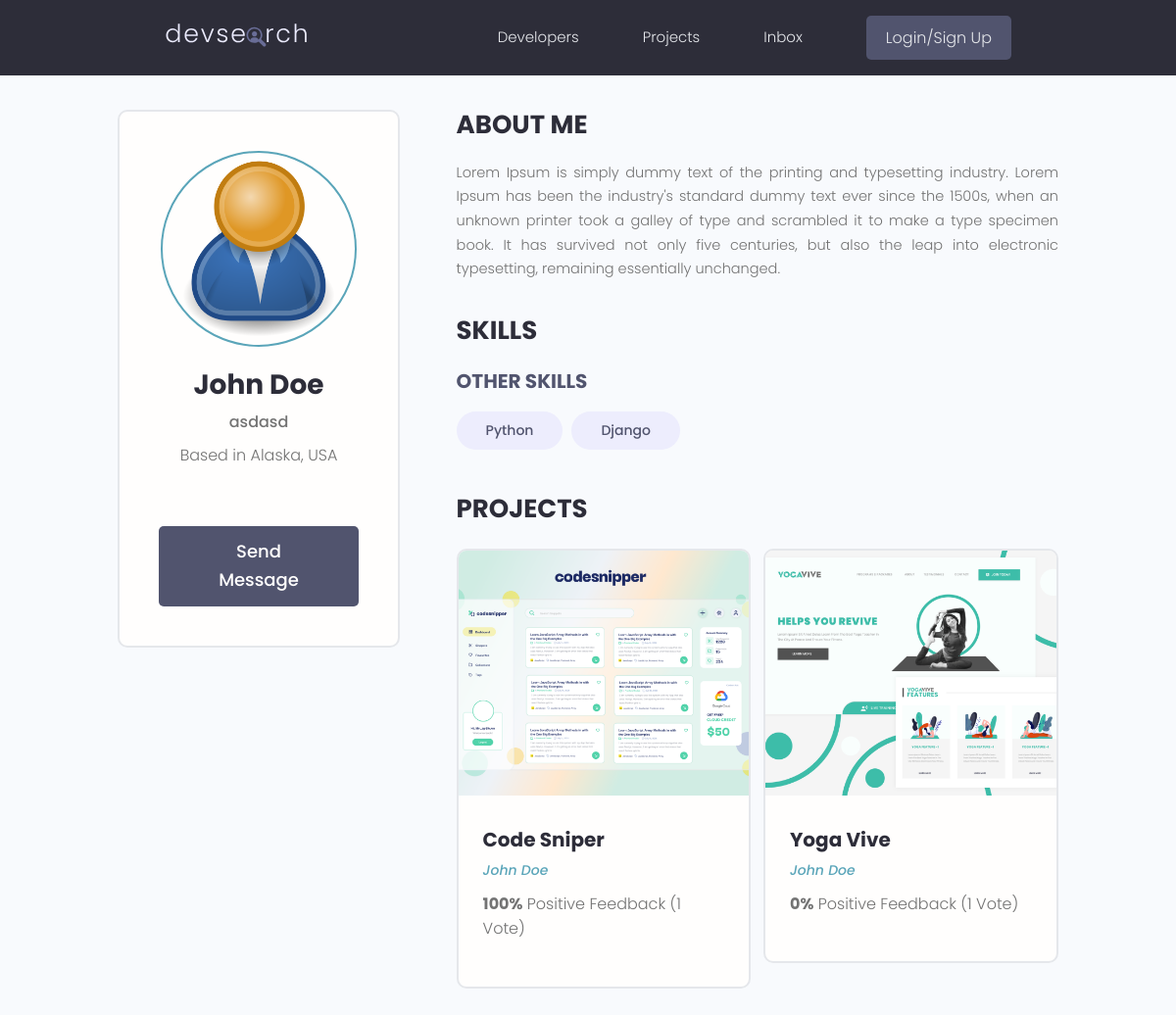
The page /profile/f7c4d49f-15c4-4228-b20b-6c295e734c3e/ on the database its author committed.
### usersApp/models.py (models this page shows, shortened)
class Profile(models.Model):
    user = models.OneToOneField(User, on_delete=models.CASCADE, null=True, blank=True)
    name = models.CharField(max_length=200, blank=True, null=True)
    email = models.EmailField(max_length=500, blank=True, null=True)
    username = models.CharField(max_length=200, blank=True, null=True)
    location = models.CharField(max_length=200, blank=True, null=True)
    short_intro = models.CharField(max_length=200, blank=True, null=True)
    bio = models.TextField(blank=True, null=True)
    profile_image = models.ImageField(blank=True, null=True, upload_to="profiles/",
                                      default="profiles/user-default.png") # This will go in static/images folder and then in profiles folder and upload my pictures here. Again - we are uploading to the profiles folder and also getting the defualt from the profiles folder
    social_github = models.CharField(max_length=200, blank=True, null=True)
    social_twitter = models.CharField(max_length=200, blank=True, null=True)
    social_linkedin = models.CharField(max_length=200, blank=True, null=True)
    social_youtube = models.CharField(max_length=200, blank=True, null=True)
    social_website = models.CharField(max_length=200, blank=True, null=True)
    created = models.DateTimeField(auto_now_add=True)
    id = models.UUIDField(default=uuid.uuid4, unique=True, primary_key=True, editable=False)

class Skill(models.Model):
    owner = models.ForeignKey(Profile, on_delete=models.CASCADE, null=True, blank=True) # A user / profile can have many skills
    name = models.CharField(max_length=200, null=True, blank=True)
    description = models.TextField(null=True, blank=True)
    created = models.DateTimeField(auto_now_add=True)
    id = models.UUIDField(default=uuid.uuid4, unique=True, primary_key=True, editable=False)

### projectsApp/models.py (models this page shows, shortened)
class Project(models.Model):
    owner = models.ForeignKey(Profile, null=True, blank=True, on_delete=models.SET_NULL) # We want to connect a project to a specific user profile - many-to-one relationship
    title = models.CharField(max_length=200)   # By default null=False - required to enter data in this field (for the database)
    description = models.TextField(null=True, blank=True)  # Does NOT require to enter data in this field! blank is the same but for django form to be submitted! We can submit a form without adding this!
    featured_image = models.ImageField(null=True, blank=True, default="default.jpg") # B/c its in "images" folder no need to specify path, otherwise path needed
    demo_link = models.CharField(max_length=2000, null=True, blank=True)
    source_link = models.CharField(max_length=2000, null=True, blank=True)
    tags = models.ManyToManyField('Tag', blank=True)  # The tag can be connected to many models
    vote_total = models.IntegerField(default=0, null=True, blank=True)
    vote_ratio = models.IntegerField(default=0, null=True, blank=True)
    created = models.DateTimeField(auto_now_add=True)
    id = models.UUIDField(default=uuid.uuid4, unique=True, primary_key=True, editable=False)
    class Meta:
        ordering = ['-vote_ratio', '-vote_total', 'title']
    '''
    Anytime we trigger this method here we are going to calculate all this, get all these values
    and then simply update the instance of it in the database and save it.
    '''

### usersApp/views.py (the view)
# urls.py: path('profile/<str:pk>/', views.userProfile, name="user-profile"),
def userProfile(request, pk):
    profile = Profile.objects.get(id=pk)
    skills_with_description =  profile.skill_set.exclude(description__exact="") # child model - profile.skill_set + if the skill does not have a description exclude it / filter it out!
    skills_no_description = profile.skill_set.filter(description="") # Every skill that has an empty string for the description, give it back!
    context = {'profile':profile, 'topSkills': skills_with_description, 'otherSkills': skills_no_description}
    return render(request, 'usersApp/user-profile.html', context)

### usersApp/templates/usersApp/user-profile.html (shortened to what this page needs)
{% extends 'main.html' %}
{% block content %}
  <main class="profile my-md">
    <div class="container">
      <div class="layout">
        <div class="column column--1of3">
          <div class="card text-center">
            <div class="card__body dev">
              <img class="avatar avatar--xl" src="{{profile.profile_image.url}}" />
              <h2 class="dev__name">{{profile.name}}</h2>
              <p class="dev__title">{{profile.short_intro}}</p>
              <p class="dev__location">Based in {{profile.location}}</p>
              <a href="#" class="btn btn--sub btn--lg">Send Message </a>
            </div>
          </div>
        </div>
        <div class="column column--2of3">
          <div class="devInfo">
            <h3 class="devInfo__title">About Me</h3>
            <p class="devInfo__about">{{profile.bio}}</p>
          </div>
          <div class="devInfo">
            <h3 class="devInfo__title">Skills</h3>
            <div class="devInfo__skills">
              <h3 class="devInfo__subtitle">Other Skills</h3>
              <div class="devInfo__otherSkills">
                {% for skill in otherSkills %}
                <span class="tag tag--pill tag--sub tag--lg">
                  <small>{{skill.name}}</small>
                </span>
                {% endfor %}
              </div>
            </div>
          </div>
          <div class="devInfo">
            <h3 class="devInfo__title">Projects</h3>
            <div class="grid grid--two">
              {% for project in profile.project_set.all %}
              <div class="column">
                <div class="card project">
                  <a href="{% url 'project' project.id %}" class="project">
                    <img class="project__thumbnail" src="{{project.featured_image.url}}" alt="project thumbnail" />
                    <div class="card__body">
                      <h3 class="project__title">{{project.title}}</h3>
                      <p><a class="project__author" href="{% url 'user-profile' project.owner.id %}">{{project.owner.name}}</a></p>
                      <p class="project--rating">
                        <span style="font-weight: bold;">{{project.vote_ratio}}%</span> Positive
                        Feedback ({{project.vote_total}} Vote{{project.vote_total|pluralize:"s"}})
                      </p>
                    </div>
                  </a>
                </div>
              </div>
              {% endfor %}
            </div>
          </div>
        </div>
      </div>
    </div>
  </main>
{% endblock content %}

### static/styles/app.css (style rules this page uses)
:root { --color-sub: #2d2d39; }
.btn--sub { background-color: var(--color-sub-light); }
.card { border: 2px solid var(--color-light); }
img { width: 100%; }
.profile .card > .dev { padding: 4rem; }
.dev__name { color: var(--color-sub); font-size: 2.8rem; font-weight: 700; margin-top: 1rem; margin-bottom: 0.5rem; }
.dev__title { font-size: 1.6rem; font-weight: 500; line-height: 1.3; }
.dev__location { margin-top: 1rem; }
.devInfo { margin-bottom: 3rem; }
.devInfo__title, .devInfo__subtitle { font-size: 2.6rem; color: var(--color-sub); text-transform: uppercase; font-weight: 700; margin-bottom: 1.5rem; }
.devInfo__subtitle { font-size: 2rem; color: var(--color-sub-light); }
.devInfo__about, .devSkill__info { font-size: 1.45rem; line-height: 1.7; text-align: justify; }
.project__author { font-size: 1.4rem; font-style: italic; }
.project--rating { margin-bottom: 1.6em; margin-top: .5em; }
.project__thumbnail { height: 25rem; object-fit: cover; object-position: top center; }
.project__title { font-size: 2rem; font-weight: 700; color: var(--color-sub); }

### static/uikit/styles/modules/_variables.css (style rules this page uses)
:root { --color-main: #5aa5b9; --color-main-light: #e6faff; --color-sub: #3f4156; --color-sub-light: #51546e; --color-sub-lighter: #ededfd; --color-text: #737373; --color-gray: #8b8b8b; --color-light: #e5e7eb; --color-light-gray: #767676; --color-bg: #f8fafd; --color-white: #fffefd; --color-white-light: #f3f3f3; --color-success: #359e64; --color-success-bg: #def8e8; --color-error: #fc4b0b; --color-error-bg: #fff2ee; --font-base: 'Poppins', arial, helvetica, 'Segoe UI', roboto, ubuntu, sans-serif; --font-monospace: 'Fira Code', 'Courier New', courier, monospace; --font-regular: 300; --font-medium: 500; --font-bold: 700; --generic-shadow: 1px 1px 5px #00000010; --generic-transition: all 0.3s ease-in-out; }

### static/uikit/styles/modules/_base.css (style rules this page uses)
* { margin: 0; padding: 0; box-sizing: border-box; text-rendering: optimizeLegibility; color: inherit; font-size: inherit; }
html { font-size: 50%; }
@media only screen and (min-width: 480px) { html { font-size: 56.25%; } }
@media only screen and (min-width: 1200px) { html { font-size: 62.5%; } }
body { line-height: 1.6; font-weight: 400; font-size: 1.5rem; color: var(--color-text); background-color: var(--color-bg); min-height: 100vh; }

### static/uikit/styles/modules/_typography.css (style rules this page uses)
* { font-family: var(--font-base); }
h2 { font-size: 3.6rem; font-weight: var(--font-bold); }
h3 { font-size: 3.2rem; font-weight: var(--font-medium); }
p, span, strong { font-size: 1.6rem; color: var(--color-text); font-weight: var(--font-regular); }
a { padding-bottom: 2px; text-decoration: none; display: inline-block; color: var(--color-main); font-weight: var(--font-medium); }

### static/uikit/styles/modules/_utilities.css (style rules this page uses)
.container { width: 92%; max-width: 165rem; margin: 0 auto; box-sizing: border-box; }
@media screen and (min-width: 1000px) { .container { width: 90%; } }
@media screen and (min-width: 1200px) { .container { width: 80%; } }
.text-center { text-align: center; }
.my-md { margin: 3rem auto; }

### static/uikit/styles/modules/_avatar.css (style rules this page uses)
.avatar { border-radius: 50%; border: 2px solid var(--color-main); object-fit: cover; }
.avatar--xl { height: 20rem; width: 20rem; }

### static/uikit/styles/modules/_button.css (style rules this page uses)
.btn { display: inline-block; position: relative; cursor: pointer; background-color: var(--color-light); font-weight: var(--font-medium); color: var(--color-sub); text-decoration: none; padding: 1rem 2rem; border-radius: 0.5rem; border: none; width: -webkit-fit-content; width: -moz-fit-content; width: fit-content; height: -webkit-fit-content; height: -moz-fit-content; height: fit-content; font-size: 1.6rem; outline-width: 0; outline-color: transparent; -webkit-backface-visibility: hidden; backface-visibility: hidden; transition: all 0.3s ease-in-out; }
.btn--sub { background-color: var(--color-sub); color: var(--color-white); }
.btn--lg { font-size: 1.8rem; padding: 1.2rem 4.5rem; }

### static/uikit/styles/modules/_card.css (style rules this page uses)
.card { border-radius: 1rem; background-color: var(--color-white); border: 1.5px solid var(--color-light); width: auto; height: auto; margin-top: 0.5rem; margin-bottom: 0.5rem; overflow: hidden; }
.card__body, .card__header { padding: 2rem 2.5rem; }

### static/uikit/styles/modules/_grid.css (style rules this page uses)
.grid { display: flex; flex-wrap: wrap; justify-content: flex-start; align-items: stretch; }
.grid > .column { min-width: 28rem; margin-bottom: 2.5rem; }
.grid--two > .column { flex-basis: 100%; }
@media screen and (min-width: 800px) { .grid--two { margin-right: -2%; } }
@media screen and (min-width: 800px) { .grid--two > .column { margin-right: 2%; } }
@media screen and (min-width: 800px) { .grid--two > .column { flex-basis: 48%; } }

### rows shown on the page
Profile: profile_image (placeholder picture), name "John Doe", short_intro "asdasd", location "Alaska, USA", bio "Lorem Ipsum is simply dummy text of the printing and typesetting industry. Lorem Ipsum has been the industry's standard dummy text ever since the 1500s, when an unknown printer took a galley of type and scrambled it to make a type specimen book. It has survived not only five centuries, but also the leap into electronic typesetting, remaining essentially unchanged."
Skill: name "Python"
Skill: name "Django"
Project: featured_image (picture), title "Code Sniper", owner.name "John Doe", vote_ratio "100", vote_total "1"
Project: featured_image (picture), title "Yoga Vive", owner.name "John Doe", vote_ratio "0", vote_total "1"
